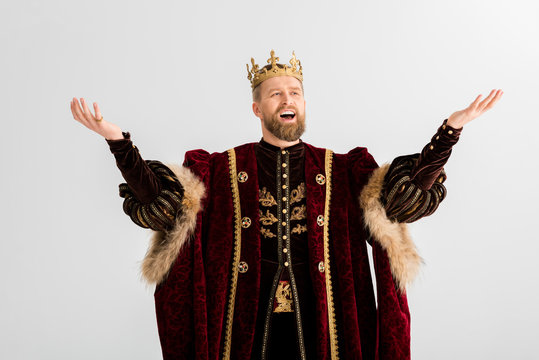
#> input picture assets/360_F_320748738_zddHlcaqbxBxOjXYpYpnQ4XlRT3cRS3H.jpg, 539 x 360 px
$ python -i input.py   (imports and definitions only)
#> lines starting #> are read from the running program, lines starting #| are printed output that depends on the picture
#> further down, picture is the input picture: PIL image 539x360 RGB; mean R, G, B 175.2, 165.1, 161.9
"""Stage A image-processing primitives — input conditioning before depth inference.

Each function is independently togglable. They take a PIL Image (RGB) and
return a new PIL Image (RGB). No state, no globals.

Heavy / optional dependencies (rembg, real-esrgan, SAM) live in sibling
modules so this file imports nothing the core install doesn't already have.
"""
from __future__ import annotations

from dataclasses import dataclass
from typing import Mapping

import cv2
import numpy as np
from PIL import Image, ImageOps


@dataclass
class InputConditioningSettings:
    """Toggleable Stage A pipeline. Defaults are conservative no-ops where possible."""
    auto_orient: bool = True              # EXIF transpose
    white_balance: bool = False           # Gray-world AWB
    clahe: bool = False                   # CLAHE on L channel
    clahe_clip: float = 2.0
    clahe_grid: int = 8
    denoise: bool = False                 # Non-local-means
    denoise_strength: float = 5.0         # h parameter
    remove_specular: bool = False         # Threshold + inpaint
    specular_threshold: int = 245         # 0-255 brightness above which is "specular"
    specular_radius: int = 5              # Inpaint radius in px
    max_input_dim: int = 0                # 0 = no cap; otherwise downscale longest side


# ---------------------------------------------------------------- helpers
def _to_rgb(image: Image.Image) -> Image.Image:
    if image.mode != "RGB":
        return image.convert("RGB")
    return image


def _as_bgr(image: Image.Image) -> np.ndarray:
    arr = np.asarray(_to_rgb(image))
    return cv2.cvtColor(arr, cv2.COLOR_RGB2BGR)


def _from_bgr(arr: np.ndarray) -> Image.Image:
    return Image.fromarray(cv2.cvtColor(arr, cv2.COLOR_BGR2RGB))


# ---------------------------------------------------------------- operations
def auto_orient(image: Image.Image) -> Image.Image:
    """Apply EXIF orientation tag and drop it. Always safe."""
    return ImageOps.exif_transpose(_to_rgb(image))


# [9 lines left out: function gray_world_white_balance, not called in this run]


def clahe_lightness(image: Image.Image, clip_limit: float = 2.0, tile_grid: int = 8) -> Image.Image:
    """Equalize the L channel of LAB with CLAHE; preserves color."""
    bgr = _as_bgr(image)
    lab = cv2.cvtColor(bgr, cv2.COLOR_BGR2LAB)
#> lab: shape (360, 539, 3); mean of channels 0, 1, 2 170.5, 131.7, 131.6
    l, a, b = cv2.split(lab)
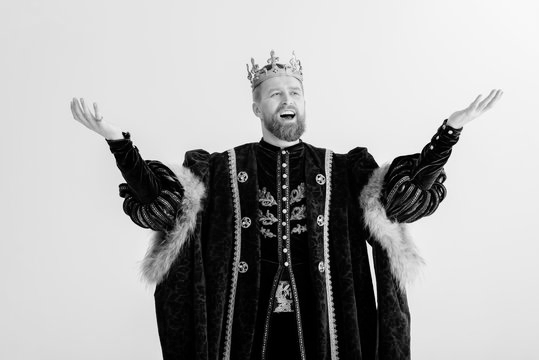
#> l: shape (360, 539); min 0, max 255, mean 170.5
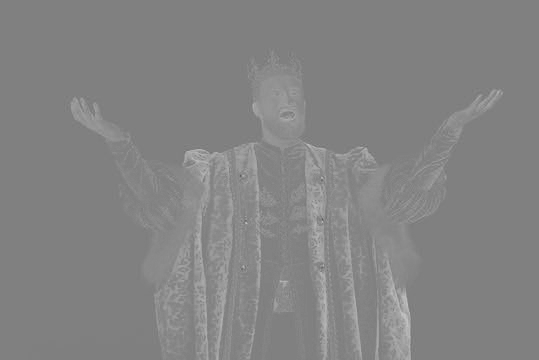
#> a: shape (360, 539); min 88, max 196, mean 131.7
    clahe = cv2.createCLAHE(clipLimit=float(clip_limit), tileGridSize=(int(tile_grid), int(tile_grid)))
    l_eq = clahe.apply(l)
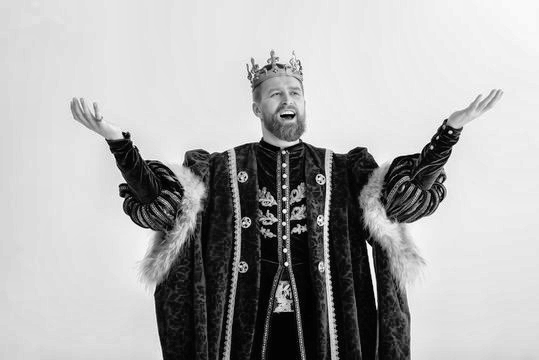
#> l_eq: shape (360, 539); min 1, max 255, mean 174
    out = cv2.merge((l_eq, a, b))
#> out: shape (360, 539, 3); mean of channels 0, 1, 2 174, 131.7, 131.6
    return _from_bgr(cv2.cvtColor(out, cv2.COLOR_LAB2BGR))
#> in _from_bgr, `return Image.fromarray(cv2.cvtColor(arr, cv2.COLOR_BGR2RGB))`:
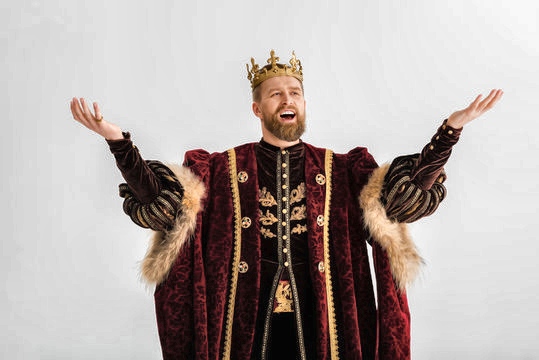
#> returned value: PIL image 539x360 RGB; mean R, G, B 178.6, 168.9, 165.4


# [71 lines left out: functions denoise_nlm, remove_specular_highlights, cap_longest_side, condition_input, settings_from_mapping, not called in this run]

>>> from PIL import Image
>>> picture = Image.open('../../assets/360_F_320748738_zddHlcaqbxBxOjXYpYpnQ4XlRT3cRS3H.jpg')
>>> result = clahe_lightness(picture)
